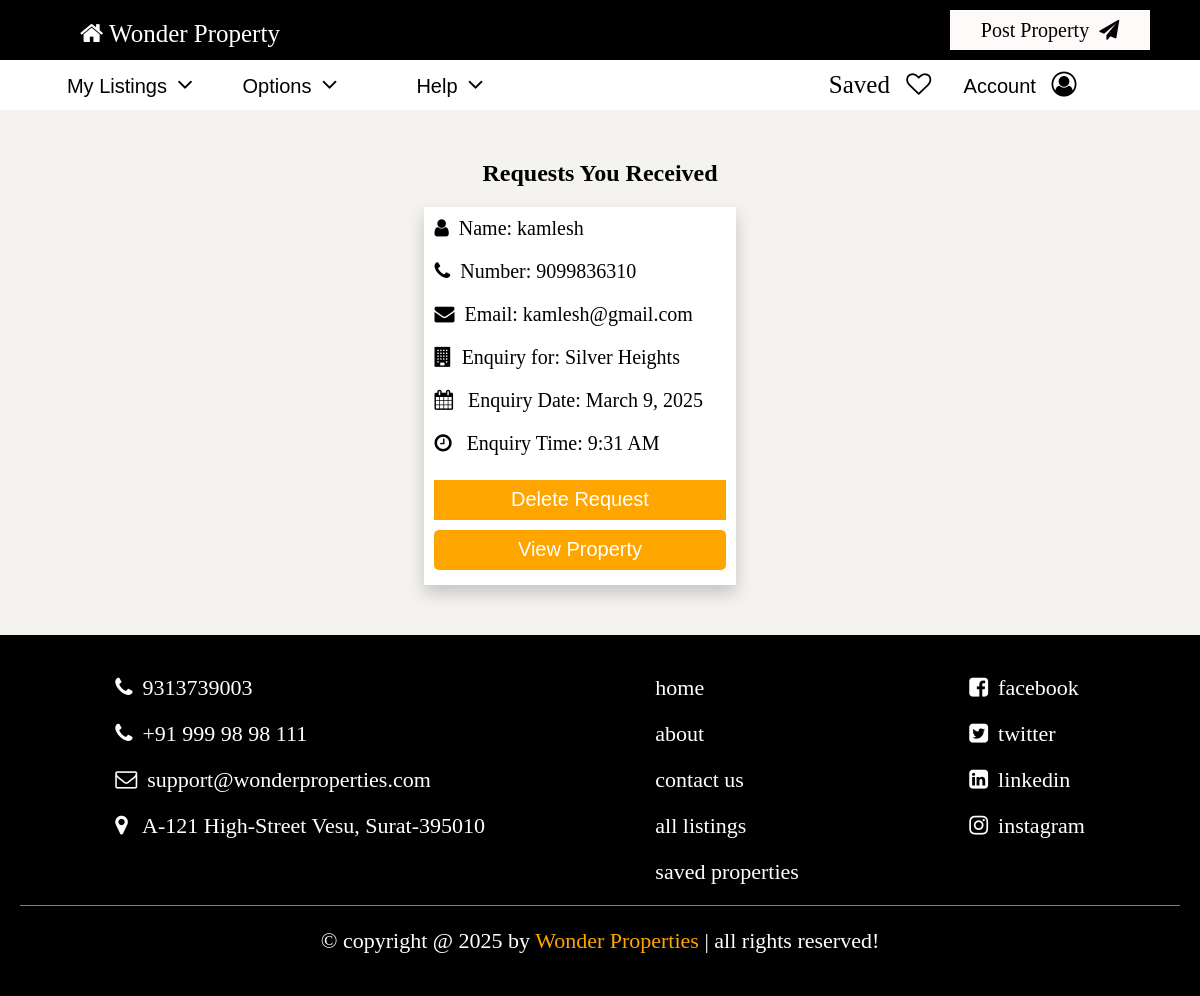
/request_recieve.php (signed in), run on the app's committed database.
### tables this page shows
CREATE TABLE IF NOT EXISTS `request` (
  `id` int NOT NULL AUTO_INCREMENT,
  `user_id` varchar(20) NOT NULL,
  `owener_id` varchar(20) NOT NULL,
  `property_id` int NOT NULL,
  `request_date` datetime DEFAULT CURRENT_TIMESTAMP,
  PRIMARY KEY (`id`),
  KEY `fk_request_user` (`user_id`),
  KEY `fk_request_property` (`property_id`)
);

CREATE TABLE IF NOT EXISTS `user_ragister` (
  `user_id` varchar(20) NOT NULL,
  `fname` varchar(50) DEFAULT NULL,
  `lname` varchar(50) DEFAULT NULL,
  `age` varchar(3) DEFAULT NULL,
  `email` varchar(100) DEFAULT NULL,
  `mobile` varchar(15) DEFAULT NULL,
  `password` varchar(255) DEFAULT NULL,
  `created_at` timestamp NULL DEFAULT CURRENT_TIMESTAMP,
  PRIMARY KEY (`user_id`)
);

CREATE TABLE IF NOT EXISTS `postproperty` (
  `id` int NOT NULL AUTO_INCREMENT,
  `user_id` varchar(20) NOT NULL,
  `property_name` varchar(255) NOT NULL,
  `type` varchar(50) NOT NULL,
  `offer` varchar(50) NOT NULL,
  `price` decimal(10,2) NOT NULL,
  `deposite` decimal(10,2) NOT NULL,
  `address` text NOT NULL,
  `city` varchar(100) NOT NULL,
  `state` varchar(100) NOT NULL,
  `status` varchar(50) NOT NULL,
  `furnished` varchar(50) NOT NULL,
  `bhk` int NOT NULL,
  `bedroom` int NOT NULL,
  `bathroom` int NOT NULL,
  `balcony` int NOT NULL,
  `carpet` int NOT NULL,
  `age` int NOT NULL,
  `total_floors` int NOT NULL,
  `room_floor` int NOT NULL,
  `loan` varchar(50) NOT NULL,
  `description` text NOT NULL,
  `lift` enum('yes','no') DEFAULT 'no',
  `security_guard` enum('yes','no') DEFAULT 'no',
  `play_ground` enum('yes','no') DEFAULT 'no',
  `garden` enum('yes','no') DEFAULT 'no',
  `water_supply` enum('yes','no') DEFAULT 'no',
  `power_backup` enum('yes','no') DEFAULT 'no',
  `fire_security` enum('yes','no') DEFAULT 'no',
  `parking_area` enum('yes','no') DEFAULT 'no',
  `gym` enum('yes','no') DEFAULT 'no',
  `cctv_cameras` enum('yes','no') DEFAULT 'no',
  `shopping_mall` enum('yes','no') DEFAULT 'no',
  `hospital` enum('yes','no') DEFAULT 'no',
  `school` enum('yes','no') DEFAULT 'no',
  `market_area` enum('yes','no') DEFAULT 'no',
  `image_01` varchar(255) DEFAULT NULL,
  `image_02` varchar(255) DEFAULT NULL,
  `image_03` varchar(255) DEFAULT NULL,
  `image_04` varchar(255) DEFAULT NULL,
  `image_05` varchar(255) DEFAULT NULL,
  `date` datetime NOT NULL DEFAULT CURRENT_TIMESTAMP,
  PRIMARY KEY (`id`),
  KEY `fk_user_id` (`user_id`)
);

### request_recieve.php (the view, shortened to what this page needs)
<?php
include("components/connect.php");
$user_id = $_SESSION['user_id'];
$received_request_query = "SELECT request.id AS request_id, request.property_id, request.request_date,
                                  postproperty.property_name, postproperty.id AS property_id,
                                  user_ragister.fname, user_ragister.email, user_ragister.mobile
                           FROM request
                           JOIN postproperty ON request.property_id = postproperty.id
                           JOIN user_ragister ON request.user_id COLLATE utf8mb4_general_ci = user_ragister.user_id COLLATE utf8mb4_general_ci
                           WHERE postproperty.user_id COLLATE utf8mb4_general_ci = '$user_id'
                           ORDER BY request.request_date DESC";
$received_request_result = mysqli_query($conn, $received_request_query);
?>
<!DOCTYPE html>
<html lang="en">
<head>
    <link rel="stylesheet" href="https://cdnjs.cloudflare.com/ajax/libs/font-awesome/4.7.0/css/font-awesome.min.css">
    <link rel="stylesheet" href="css/style.css">
</head>
<body>
    <?php include("components/header.php"); ?>
    <div class="requiest-container">
        <h2>Requests You Received</h2>
        <div class="requiest-cards">
            <?php if (mysqli_num_rows($received_request_result) > 0) { ?>
                <?php while ($row = mysqli_fetch_assoc($received_request_result)) { ?>
                    <div class="requiest-card">
                    <p><i class="fa fa-user"></i>Name: <span><?php echo htmlspecialchars($row['fname']); ?></span></p>
                        <p><i class="fa fa-phone"></i>Number: <span><?php echo htmlspecialchars($row['mobile']); ?></span></p>
                        <p><i class="fa fa-envelope"></i>Email: <span><?php echo htmlspecialchars($row['email']); ?></span></p>
                        <p> <i class="fa fa-building"></i>Enquiry for: <span><?php echo htmlspecialchars($row['property_name']); ?></span></p>
                        <p><i class="fa fa-calendar"></i> Enquiry Date:
                               <span><?php echo date("F j, Y", strtotime($row['request_date'])); ?></span>
                        </p>
                         <p><i class="fa fa-clock-o"></i> Enquiry Time:
                                <span><?php echo date("g:i A", strtotime($row['request_date'])); ?></span>
                        </p>
                        <button class="btndelete" onclick="deleteRequest('<?php echo $row['request_id']; ?>')">Delete Request</button>
                        <button class="btnview_property"><a href="view_property.php?id=<?php echo $row['property_id']; ?>">View Property</a></button>
                    </div>
                <?php } ?>
            <?php } else {
              echo'
                <div class="no_request">
                <p>No requests received for your properties.</p>
                </div>
              ';
            }
              ?>
        </div>
    </div>
    <?php include("components/footer.php"); ?>
</body>
</html>

### css/style.css (style rules this page uses)
body { padding: 0; margin: 0; box-sizing: border-box; background-color: rgb(245, 243, 240); overflow-x: hidden; }
a { text-decoration: none; cursor: pointer; color: black; }
.service-container, .steps-section, .client-review-container, .dashbord-container, .requiest-container { width: 1100px; max-width: 100%; height: auto; text-align: center; margin: 50px auto; }
.service-container .service-cards, .steps-cards, .client-cards, .dashbord-container .dashbord-cards, .requiest-container .requiest-cards { display: grid; grid-template-columns: auto auto auto; gap: 20px; justify-content: center; }
.card, .dashbord-card, .requiest-card { max-width: 300px; max-height: 300px; padding: 10px; background-color: white; box-shadow: 0px 8px 16px 0px rgba(0, 0, 0, 0.2); }
.requiest-card { font-size: 20px; text-align: start; max-height: 380px; }
.requiest-card p { margin-top: 0px; }
.requiest-card i { padding-right: 10px; }
.requiest-card button { max-width: 300px; width: 100%; height: 40px; border: none; outline: none; background-color: orange; margin: 5px auto; color: white; font-size: 20px; text-transform: capitalize; }
.my_list_btn_flex button, .btnview_property { max-width: 200px; width: 100%; height: 40px; font-size: 20px; color: white; background-color: orange; border: none; outline: none; margin: 5px 0px; border-radius: 5px; }
.btnview_property { max-width: 100%; }
.btnview_property a { color: white; }

### data on the page
request: user.fname "kamlesh", user.mobile "9099836310", user.email "kamlesh@gmail.com", property.property_name "Silver Heights", request_date "March 9, 2025", request_date "9:31 AM"
